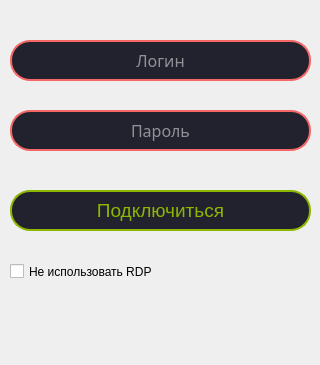
<?xml version="1.0" encoding="UTF-8"?>
<ui version="4.0">
 <class>Dialog</class>
 <widget class="QDialog" name="Dialog">
  <property name="geometry">
   <rect>
    <x>0</x>
    <y>0</y>
    <width>320</width>
    <height>365</height>
   </rect>
  </property>
  <property name="windowTitle">
   <string>Dialog</string>
  </property>
  <widget class="QLineEdit" name="lineEdit">
   <property name="geometry">
    <rect>
     <x>10</x>
     <y>40</y>
     <width>301</width>
     <height>41</height>
    </rect>
   </property>
   <property name="palette">
    <palette>
     <active>
      <colorrole role="WindowText">
       <brush brushstyle="SolidPattern">
        <color alpha="255">
         <red>255</red>
         <green>255</green>
         <blue>255</blue>
        </color>
       </brush>
      </colorrole>
      <colorrole role="Button">
       <brush brushstyle="SolidPattern">
        <color alpha="255">
         <red>34</red>
         <green>34</green>
         <blue>46</blue>
        </color>
       </brush>
      </colorrole>
      <colorrole role="Text">
       <brush brushstyle="SolidPattern">
        <color alpha="255">
         <red>255</red>
         <green>255</green>
         <blue>255</blue>
        </color>
       </brush>
      </colorrole>
      <colorrole role="ButtonText">
       <brush brushstyle="SolidPattern">
        <color alpha="255">
         <red>255</red>
         <green>255</green>
         <blue>255</blue>
        </color>
       </brush>
      </colorrole>
      <colorrole role="Base">
       <brush brushstyle="SolidPattern">
        <color alpha="255">
         <red>34</red>
         <green>34</green>
         <blue>46</blue>
        </color>
       </brush>
      </colorrole>
      <colorrole role="Window">
       <brush brushstyle="SolidPattern">
        <color alpha="255">
         <red>34</red>
         <green>34</green>
         <blue>46</blue>
        </color>
       </brush>
      </colorrole>
      <colorrole role="PlaceholderText">
       <brush brushstyle="SolidPattern">
        <color alpha="255">
         <red>255</red>
         <green>105</green>
         <blue>91</blue>
        </color>
       </brush>
      </colorrole>
     </active>
     <inactive>
      <colorrole role="WindowText">
       <brush brushstyle="SolidPattern">
        <color alpha="255">
         <red>255</red>
         <green>255</green>
         <blue>255</blue>
        </color>
       </brush>
      </colorrole>
      <colorrole role="Button">
       <brush brushstyle="SolidPattern">
        <color alpha="255">
         <red>34</red>
         <green>34</green>
         <blue>46</blue>
        </color>
       </brush>
      </colorrole>
      <colorrole role="Text">
       <brush brushstyle="SolidPattern">
        <color alpha="255">
         <red>255</red>
         <green>255</green>
         <blue>255</blue>
        </color>
       </brush>
      </colorrole>
      <colorrole role="ButtonText">
       <brush brushstyle="SolidPattern">
        <color alpha="255">
         <red>255</red>
         <green>255</green>
         <blue>255</blue>
        </color>
       </brush>
      </colorrole>
      <colorrole role="Base">
       <brush brushstyle="SolidPattern">
        <color alpha="255">
         <red>34</red>
         <green>34</green>
         <blue>46</blue>
        </color>
       </brush>
      </colorrole>
      <colorrole role="Window">
       <brush brushstyle="SolidPattern">
        <color alpha="255">
         <red>34</red>
         <green>34</green>
         <blue>46</blue>
        </color>
       </brush>
      </colorrole>
      <colorrole role="PlaceholderText">
       <brush brushstyle="SolidPattern">
        <color alpha="255">
         <red>255</red>
         <green>105</green>
         <blue>91</blue>
        </color>
       </brush>
      </colorrole>
     </inactive>
     <disabled>
      <colorrole role="WindowText">
       <brush brushstyle="SolidPattern">
        <color alpha="255">
         <red>255</red>
         <green>255</green>
         <blue>255</blue>
        </color>
       </brush>
      </colorrole>
      <colorrole role="Button">
       <brush brushstyle="SolidPattern">
        <color alpha="255">
         <red>34</red>
         <green>34</green>
         <blue>46</blue>
        </color>
       </brush>
      </colorrole>
      <colorrole role="Text">
       <brush brushstyle="SolidPattern">
        <color alpha="255">
         <red>255</red>
         <green>255</green>
         <blue>255</blue>
        </color>
       </brush>
      </colorrole>
      <colorrole role="ButtonText">
       <brush brushstyle="SolidPattern">
        <color alpha="255">
         <red>255</red>
         <green>255</green>
         <blue>255</blue>
        </color>
       </brush>
      </colorrole>
      <colorrole role="Base">
       <brush brushstyle="SolidPattern">
        <color alpha="255">
         <red>34</red>
         <green>34</green>
         <blue>46</blue>
        </color>
       </brush>
      </colorrole>
      <colorrole role="Window">
       <brush brushstyle="SolidPattern">
        <color alpha="255">
         <red>34</red>
         <green>34</green>
         <blue>46</blue>
        </color>
       </brush>
      </colorrole>
      <colorrole role="PlaceholderText">
       <brush brushstyle="SolidPattern">
        <color alpha="255">
         <red>255</red>
         <green>105</green>
         <blue>91</blue>
        </color>
       </brush>
      </colorrole>
     </disabled>
    </palette>
   </property>
   <property name="font">
    <font>
     <family>MathJax_Size4</family>
     <pointsize>12</pointsize>
    </font>
   </property>
   <property name="styleSheet">
    <string notr="true">background-color: #22222e;
border: 2px solid #f66867;
border-radius: 20px;
color: white;</string>
   </property>
   <property name="alignment">
    <set>Qt::AlignCenter</set>
   </property>
   <property name="placeholderText">
    <string>Логин</string>
   </property>
  </widget>
  <widget class="QLineEdit" name="lineEdit_2">
   <property name="geometry">
    <rect>
     <x>10</x>
     <y>110</y>
     <width>301</width>
     <height>41</height>
    </rect>
   </property>
   <property name="palette">
    <palette>
     <active>
      <colorrole role="WindowText">
       <brush brushstyle="SolidPattern">
        <color alpha="255">
         <red>255</red>
         <green>255</green>
         <blue>255</blue>
        </color>
       </brush>
      </colorrole>
      <colorrole role="Button">
       <brush brushstyle="SolidPattern">
        <color alpha="255">
         <red>34</red>
         <green>34</green>
         <blue>46</blue>
        </color>
       </brush>
      </colorrole>
      <colorrole role="Text">
       <brush brushstyle="SolidPattern">
        <color alpha="255">
         <red>255</red>
         <green>255</green>
         <blue>255</blue>
        </color>
       </brush>
      </colorrole>
      <colorrole role="ButtonText">
       <brush brushstyle="SolidPattern">
        <color alpha="255">
         <red>255</red>
         <green>255</green>
         <blue>255</blue>
        </color>
       </brush>
      </colorrole>
      <colorrole role="Base">
       <brush brushstyle="SolidPattern">
        <color alpha="255">
         <red>34</red>
         <green>34</green>
         <blue>46</blue>
        </color>
       </brush>
      </colorrole>
      <colorrole role="Window">
       <brush brushstyle="SolidPattern">
        <color alpha="255">
         <red>34</red>
         <green>34</green>
         <blue>46</blue>
        </color>
       </brush>
      </colorrole>
      <colorrole role="PlaceholderText">
       <brush brushstyle="SolidPattern">
        <color alpha="255">
         <red>255</red>
         <green>105</green>
         <blue>91</blue>
        </color>
       </brush>
      </colorrole>
     </active>
     <inactive>
      <colorrole role="WindowText">
       <brush brushstyle="SolidPattern">
        <color alpha="255">
         <red>255</red>
         <green>255</green>
         <blue>255</blue>
        </color>
       </brush>
      </colorrole>
      <colorrole role="Button">
       <brush brushstyle="SolidPattern">
        <color alpha="255">
         <red>34</red>
         <green>34</green>
         <blue>46</blue>
        </color>
       </brush>
      </colorrole>
      <colorrole role="Text">
       <brush brushstyle="SolidPattern">
        <color alpha="255">
         <red>255</red>
         <green>255</green>
         <blue>255</blue>
        </color>
       </brush>
      </colorrole>
      <colorrole role="ButtonText">
       <brush brushstyle="SolidPattern">
        <color alpha="255">
         <red>255</red>
         <green>255</green>
         <blue>255</blue>
        </color>
       </brush>
      </colorrole>
      <colorrole role="Base">
       <brush brushstyle="SolidPattern">
        <color alpha="255">
         <red>34</red>
         <green>34</green>
         <blue>46</blue>
        </color>
       </brush>
      </colorrole>
      <colorrole role="Window">
       <brush brushstyle="SolidPattern">
        <color alpha="255">
         <red>34</red>
         <green>34</green>
         <blue>46</blue>
        </color>
       </brush>
      </colorrole>
      <colorrole role="PlaceholderText">
       <brush brushstyle="SolidPattern">
        <color alpha="255">
         <red>255</red>
         <green>105</green>
         <blue>91</blue>
        </color>
       </brush>
      </colorrole>
     </inactive>
     <disabled>
      <colorrole role="WindowText">
       <brush brushstyle="SolidPattern">
        <color alpha="255">
         <red>255</red>
         <green>255</green>
         <blue>255</blue>
        </color>
       </brush>
      </colorrole>
      <colorrole role="Button">
       <brush brushstyle="SolidPattern">
        <color alpha="255">
         <red>34</red>
         <green>34</green>
         <blue>46</blue>
        </color>
       </brush>
      </colorrole>
      <colorrole role="Text">
       <brush brushstyle="SolidPattern">
        <color alpha="255">
         <red>255</red>
         <green>255</green>
         <blue>255</blue>
        </color>
       </brush>
      </colorrole>
      <colorrole role="ButtonText">
       <brush brushstyle="SolidPattern">
        <color alpha="255">
         <red>255</red>
         <green>255</green>
         <blue>255</blue>
        </color>
       </brush>
      </colorrole>
      <colorrole role="Base">
       <brush brushstyle="SolidPattern">
        <color alpha="255">
         <red>34</red>
         <green>34</green>
         <blue>46</blue>
        </color>
       </brush>
      </colorrole>
      <colorrole role="Window">
       <brush brushstyle="SolidPattern">
        <color alpha="255">
         <red>34</red>
         <green>34</green>
         <blue>46</blue>
        </color>
       </brush>
      </colorrole>
      <colorrole role="PlaceholderText">
       <brush brushstyle="SolidPattern">
        <color alpha="255">
         <red>255</red>
         <green>105</green>
         <blue>91</blue>
        </color>
       </brush>
      </colorrole>
     </disabled>
    </palette>
   </property>
   <property name="font">
    <font>
     <family>MathJax_Size4</family>
     <pointsize>12</pointsize>
    </font>
   </property>
   <property name="styleSheet">
    <string notr="true">background-color: #22222e;
border: 2px solid #f66867;
border-radius: 20px;
color: white;</string>
   </property>
   <property name="echoMode">
    <enum>QLineEdit::Password</enum>
   </property>
   <property name="alignment">
    <set>Qt::AlignCenter</set>
   </property>
   <property name="placeholderText">
    <string>Пароль</string>
   </property>
  </widget>
  <widget class="QPushButton" name="pushButton">
   <property name="geometry">
    <rect>
     <x>10</x>
     <y>190</y>
     <width>301</width>
     <height>41</height>
    </rect>
   </property>
   <property name="font">
    <font>
     <pointsize>14</pointsize>
    </font>
   </property>
   <property name="styleSheet">
    <string notr="true">QPushButton{
background-color: #22222e;
border: 2px solid #8db600;
border-radius: 20px;
color: #8db600;
}
QPushButton:hover {
background-color: #8db600;
color: #22222e;

}</string>
   </property>
   <property name="text">
    <string>Подключиться</string>
   </property>
  </widget>
  <widget class="QCheckBox" name="checkBox">
   <property name="geometry">
    <rect>
     <x>10</x>
     <y>260</y>
     <width>181</width>
     <height>23</height>
    </rect>
   </property>
   <property name="text">
    <string>Не использовать RDP</string>
   </property>
  </widget>
  <widget class="QLabel" name="label">
   <property name="geometry">
    <rect>
     <x>250</x>
     <y>250</y>
     <width>51</width>
     <height>51</height>
    </rect>
   </property>
   <property name="text">
    <string/>
   </property>
   <property name="pixmap">
    <pixmap resource="resources.qrc">:/res/image/st.png</pixmap>
   </property>
   <property name="scaledContents">
    <bool>true</bool>
   </property>
   <property name="wordWrap">
    <bool>true</bool>
   </property>
  </widget>
 </widget>
 <resources>
  <include location="resources.qrc"/>
 </resources>
 <connections/>
</ui>
